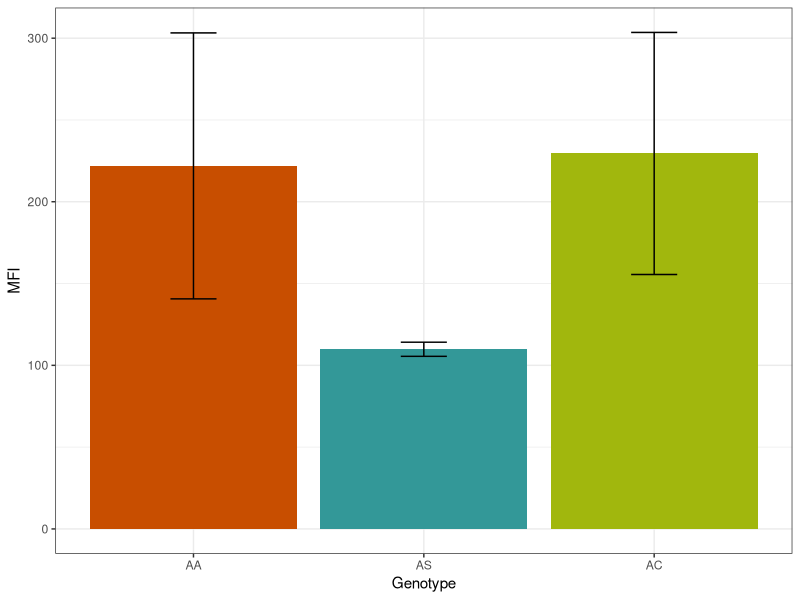

This chart was generated by the following R code:
## ---- chunk 1
library(tidyr)
library(dplyr)
library(ggplot2)

## ---- chunk 2
knitr::opts_chunk$set(fig.width=3, fig.height=2) 

data<-read.csv2("Data/Fig4C.csv",sep=",",dec=".")

head(data)

## ---- chunk 3
data_summary <- function(data, varname, groupnames){
  require(plyr)
  summary_func <- function(x, col){
    c(mean = mean(x[[col]], na.rm=TRUE),
      sd = sd(x[[col]], na.rm=TRUE))
  }
  data_sum<-ddply(data, groupnames, .fun=summary_func,
                  varname)
  data_sum <- rename(data_sum, c("mean" = varname))
 return(data_sum)
}
## ---- chunk 4

df<-data_summary(subset(data,data$Ab=="Yes"), varname="Median", 
                    groupnames=c("Genotype"))
## ---- chunk 5
myorder <- c("AA", "AS", "AC")

ggplot(df,aes(x=factor(Genotype,level = myorder),y=Median,fill=Genotype))+geom_bar(stat="identity",position=position_dodge())+
  theme_bw()+guides(fill=F)+
  scale_fill_manual(values=c("#C84E00","#A1B70D", "#339898"))+
  labs(y="MFI",x="Genotype")+scale_shape(guide=FALSE)+
   geom_errorbar(aes(ymin=Median-sd, ymax=Median+sd), width=.2,
                 position=position_dodge(.9))



 
